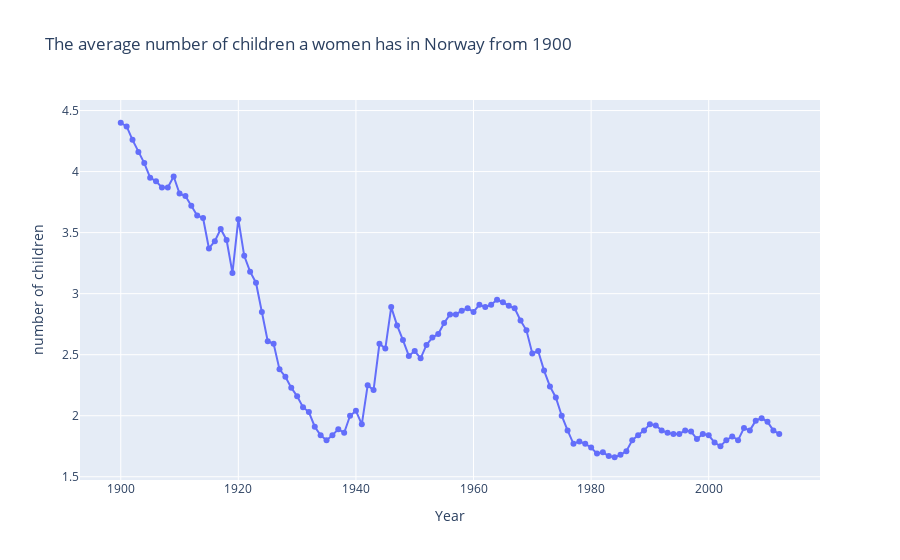

Notebook cell for this chart:
### Code cell
fig = px.line(norway_pop, x="År", y= "Total fertilitet", title="The average number of children a women has in Norway from 1900", labels={"År": "Year", "Total fertilitet": "number of children"}, markers=True)
fig.show()

### Figure 1 — Plotly figure (JSON) as saved in the notebook; plotly's stock layout.template omitted (floating-point values rounded to 4 significant figures)
{"data": [{"hovertemplate": "Year=%{x}<br>number of children=%{y}<extra></extra>", "legendgroup": "", "line": {"color": "#636efa", "dash": "solid"}, "marker": {"symbol": "circle"}, "mode": "lines+markers", "name": "", "orientation": "v", "showlegend": false, "type": "scatter", "x": [1900, 1901, 1902, 1903, 1904, 1905, 1906, 1907, 1908, 1909, 1910, 1911, 1912, 1913, 1914, 1915, 1916, 1917, 1918, 1919, 1920, 1921, 1922, 1923, 1924, 1925, 1926, 1927, 1928, 1929, 1930, 1931, 1932, 1933, 1934, 1935, 1936, 1937, 1938, 1939, 1940, 1941, 1942, 1943, 1944, 1945, 1946, 1947, 1948, 1949, 1950, 1951, 1952, 1953, 1954, 1955, 1956, 1957, 1958, 1959, 1960, 1961, 1962, 1963, 1964, 1965, 1966, 1967, 1968, 1969, 1970, 1971, 1972, 1973, 1974, 1975, 1976, 1977, 1978, 1979, 1980, 1981, 1982, 1983, 1984, 1985, 1986, 1987, 1988, 1989, 1990, 1991, 1992, 1993, 1994, 1995, 1996, 1997, 1998, 1999, 2000, 2001, 2002, 2003, 2004, 2005, 2006, 2007, 2008, 2009, 2010, 2011, 2012], "xaxis": "x", "y": [4.4, 4.37, 4.26, 4.16, 4.07, 3.95, 3.92, 3.87, 3.87, 3.96, 3.82, 3.8, 3.72, 3.64, 3.62, 3.37, 3.43, 3.53, 3.44, 3.17, 3.61, 3.31, 3.18, 3.09, 2.85, 2.61, 2.59, 2.38, 2.32, 2.23, 2.16, 2.07, 2.03, 1.91, 1.84, 1.8, 1.84, 1.89, 1.86, 2, 2.04, 1.93, 2.25, 2.21, 2.59, 2.55, 2.89, 2.74, 2.62, 2.49, 2.53, 2.47, 2.58, 2.64, 2.67, 2.76, 2.83, 2.83, 2.86, 2.88, 2.85, 2.91, 2.89, 2.91, 2.95, 2.93, 2.9, 2.88, 2.78, 2.7, 2.51, 2.53, 2.37, 2.24, 2.15, 2, 1.88, 1.77, 1.79, 1.77, 1.74, 1.69, 1.7, 1.67, 1.66, 1.68, 1.71, 1.8, 1.84, 1.88, 1.93, 1.92, 1.88, 1.86, 1.85, 1.85, 1.88, 1.87, 1.81, 1.85, 1.84, 1.78, 1.75, 1.8, 1.83, 1.8, 1.9, 1.88, 1.96, 1.98, 1.95, 1.88, 1.85], "yaxis": "y"}], "layout": {"legend": {"tracegroupgap": 0}, "title": {"text": "The average number of children a women has in Norway from 1900"}, "xaxis": {"anchor": "y", "domain": [0, 1], "title": {"text": "Year"}}, "yaxis": {"anchor": "x", "domain": [0, 1], "title": {"text": "number of children"}}}}
